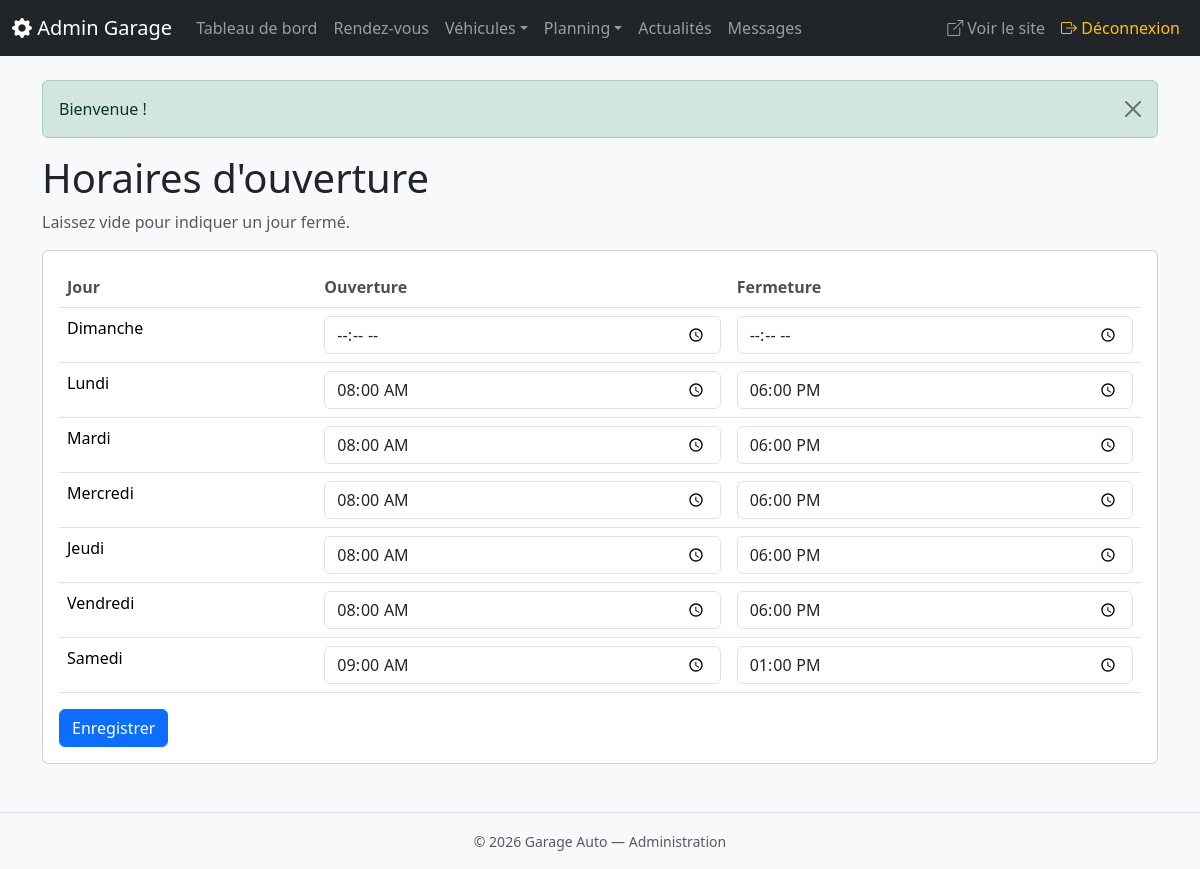
The app's page /admin/horaires.php (signed in) with its own data.
### tables this page shows
CREATE TABLE opening_hours (
    id INT UNSIGNED AUTO_INCREMENT PRIMARY KEY,
    day_of_week TINYINT NOT NULL UNIQUE,
    open_time TIME NULL,
    close_time TIME NULL
);

### admin/horaires.php (the view, shortened to what this page needs)
<?php
require_once __DIR__ . '/../config/init.php';
$hours = get_opening_hours($pdo);
$hours_map = [];
foreach ($hours as $h) {
    $hours_map[$h['day_of_week']] = $h;
}
require __DIR__ . '/includes/header.php';
?>
<h1>Horaires d'ouverture</h1>
<p class="text-muted">Laissez vide pour indiquer un jour fermé.</p>
<div class="card mt-3">
    <div class="card-body">
        <form method="post">
            <table class="table">
                <thead>
                    <tr><th>Jour</th><th>Ouverture</th><th>Fermeture</th></tr>
                </thead>
                <tbody>
                <?php for ($d = 0; $d <= 6; $d++): ?>
                    <tr>
                        <td><?= day_name($d) ?></td>
                        <td><input type="time" class="form-control" name="open_<?= $d ?>" value="<?= h($hours_map[$d]['open_time'] ?? '') ?>"></td>
                        <td><input type="time" class="form-control" name="close_<?= $d ?>" value="<?= h($hours_map[$d]['close_time'] ?? '') ?>"></td>
                    </tr>
                <?php endfor; ?>
                </tbody>
            </table>
            <button type="submit" class="btn btn-primary">Enregistrer</button>
        </form>
    </div>
</div>
<?php require __DIR__ . '/includes/footer.php'; ?>

### assets/css/admin.css (style rules this page uses)
body { background-color: #f8f9fa; }
.table th { border-top: none; font-weight: 600; color: #495057; }

### records on screen
opening_hours: d "Dimanche"
opening_hours: d "Lundi", open_time "08:00:00", close_time "18:00:00"
opening_hours: d "Mardi", open_time "08:00:00", close_time "18:00:00"
opening_hours: d "Mercredi", open_time "08:00:00", close_time "18:00:00"
opening_hours: d "Jeudi", open_time "08:00:00", close_time "18:00:00"
opening_hours: d "Vendredi", open_time "08:00:00", close_time "18:00:00"
opening_hours: d "Samedi", open_time "09:00:00", close_time "13:00:00"

### other values on screen
$f['message'] "Bienvenue !"
